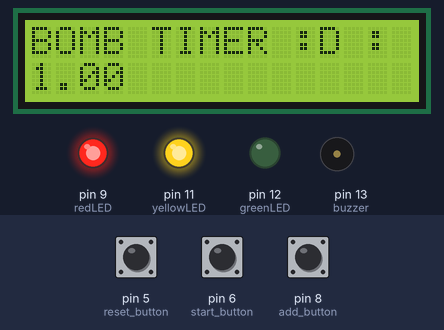
A sketch run on a simulated Arduino Uno, built with avr-gcc and run on an emulated ATmega328P. Shown: 16×2 character LCD, output pins drawn as LEDs (lit = HIGH), buzzer (waves = sounding, pin HIGH). Inputs (shaded band) come from the test bench; at power-on: pin 6 (start_button) HIGH, pin 5 (reset_button) HIGH, pin 8 (add_button) HIGH.

Above: at 1.2 s.
1.3 s: pin 6 (start_button) pulled LOW for 3.2 s
At 5.6 s:
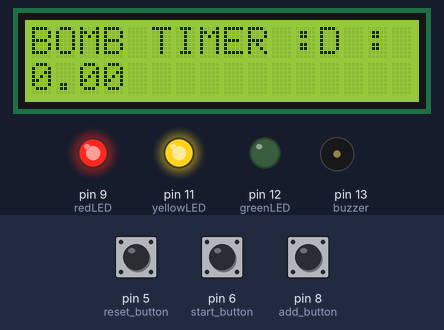
6.0 s: pin 5 (reset_button) pulled LOW for 0.15 s
At 6.5 s:
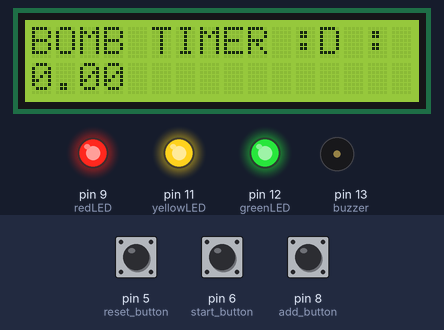
7.6 s: pin 6 (start_button) pulled LOW for 0.15 s
At 7.7 s:
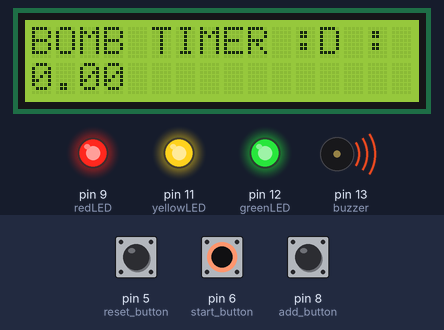
9.3 s: pin 8 (add_button) pulled LOW for 0.15 s
At 10.1 s:
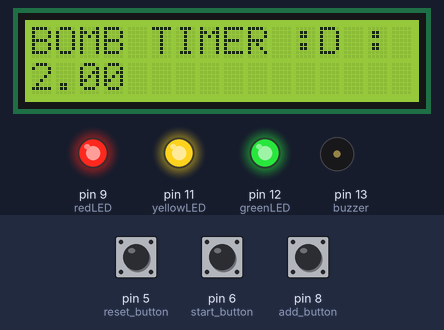
10.9 s: pin 8 (add_button) pulled LOW for 1 s
At 12.8 s:
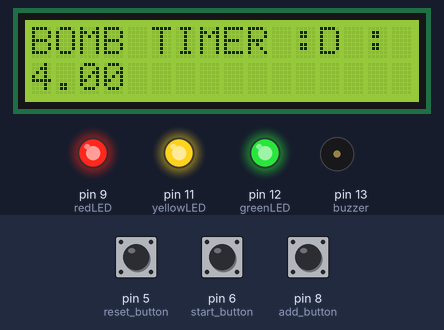
Timing chart, 0 to 14.3 s (numbered marks = the images above; inputs shaded):
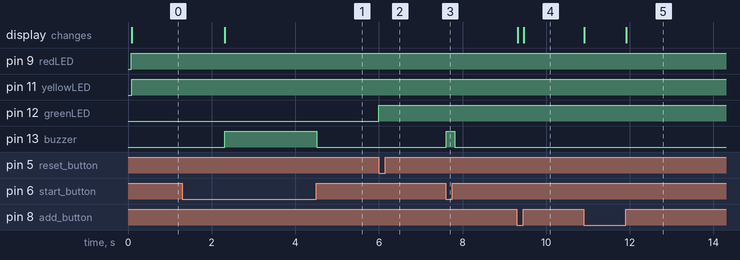

The sketch:

Final_Project.ino
```cpp
/*Final project 2019
  Paper Code : ENEL599
  Student: Leegan Te, ID: 16961403
  This program gives a command for the code to run a countdown timer
  which makes the three leds go off and the buzzer to tell the time is up.
  There are three buttons, one which is a start button, reset, and add button.
*/
#include "Wire.h" // For I2C
#include "LCD.h" // For LCD
#include "LiquidCrystal_I2C.h" // Added library*
#include <time.h>

//Set the pins on the I2C chip used for LCD connections
//ADDR,EN,R/W,RS,D4,D5,D6,D7
LiquidCrystal_I2C lcd(0x27, 2, 1, 0, 4, 5, 6, 7); // 0x27 is the default I2C bus address of the backpack-see article

int buzzer = 13;
int redLED = 9;
int greenLED = 12;
int yellowLED = 11;

float timer;
float seconds;
int minutes;

int reset_button = 5;
int add_button = 8;
int start_button = 6;

int buttonstate_pressed = LOW;
int buttonstate2_pressed = LOW;
int buttonstate3_pressed = LOW;
int buttonstate;
int buttonstate2;
int buttonstate3;

int config = 2;
void setup()
{
  pinMode(reset_button, INPUT_PULLUP);
  pinMode(start_button, INPUT_PULLUP);
  pinMode(add_button, INPUT_PULLUP);
  pinMode(buzzer, OUTPUT);
  pinMode(greenLED, OUTPUT);
  pinMode(yellowLED, OUTPUT);
  pinMode(redLED, OUTPUT);

  // initialize the LCD
  lcd.begin(16, 2);
  lcd.setBacklightPin(3, POSITIVE); // BL, BL_POL
  lcd.setBacklight(HIGH);
  // Turn on the blacklight and print a message.
  lcd.backlight();
  //lcd.home();
  lcd.setCursor(0, 0);
  lcd.print("BOMB TIMER :D :"); //prints the writing inside the qoute marks on the lcd screen

  seconds = 0; // starts up the systems with a zero
}

void loop()
{
  //minutes++;

  //reads the pushbuttons input pin
  buttonstate = digitalRead(add_button);
  buttonstate2 = digitalRead(reset_button);
  buttonstate3 = digitalRead(start_button);

  if (buttonstate != buttonstate_pressed)
  {
    buttonstate_pressed = buttonstate;

    // if the state has changed, decrease the counter
    if (buttonstate == LOW)
      digitalWrite(redLED, HIGH);
    {
      seconds ++;  // once the button has been pressed number goes up by 1.
      seconds >= 0;
      {
        digitalWrite(redLED, HIGH);
        delay(10); //the delay pauses the program for a certain amount of time
      }
    }
  }
  if (buttonstate2 == LOW)
  {
    seconds = 0 ;
    {
      digitalWrite(greenLED, HIGH);
      delay(10);               // delay, pauses the program for a certian amount of time
    }
  }

  lcd.setCursor(0, 1);
  lcd.print(seconds);

  {
    if (buttonstate3 == LOW)
    {
     // timer = 60/3600;
     // seconds = 60/3600, timer--;

      //= minutes;
if (seconds == 0)
      {
        digitalWrite(buzzer, HIGH);
        delay(100);
        digitalWrite(buzzer, LOW);
      }
      else
      {
        seconds--;
        delay(1000);
      }
      // pinMode(buzzer, HIGH);
    }
  }
  digitalWrite(yellowLED, HIGH);
}
```

Measured:
- after the input at 1.3 s, pin 13 (buzzer): LOW → HIGH after 1.0 s, → LOW 2.2 s later; the display: changes after 1.0 s (image 1)
- after the input at 6.0 s, pin 12 (greenLED): LOW → HIGH at once
- after the input at 7.6 s, pin 13 (buzzer): LOW → HIGH at once, → LOW 0.20 s later
- after the input at 9.3 s, the display: first changes at once (image 4 shows a later state)
- after the input at 10.9 s, the display: first changes at once (image 5 shows a later state)
